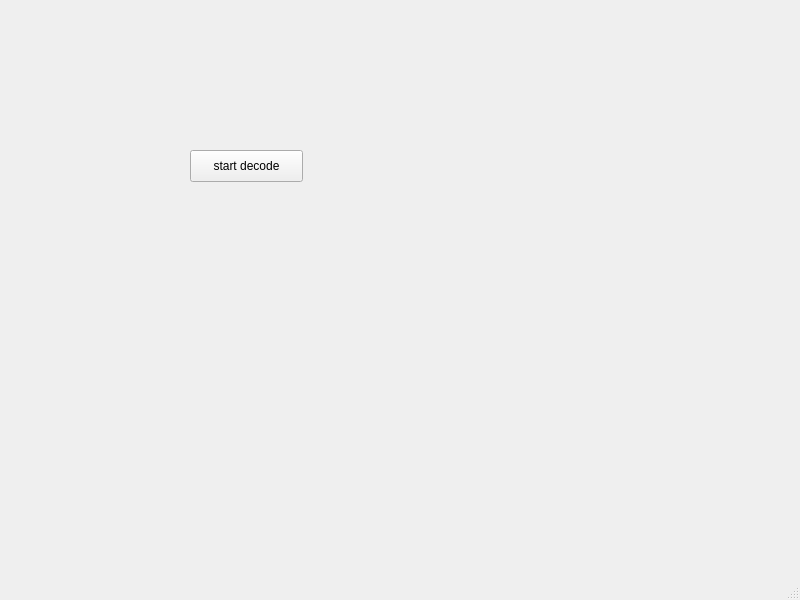
<?xml version="1.0" encoding="UTF-8"?>
<ui version="4.0">
 <class>MainWindow</class>
 <widget class="QMainWindow" name="MainWindow">
  <property name="geometry">
   <rect>
    <x>0</x>
    <y>0</y>
    <width>800</width>
    <height>600</height>
   </rect>
  </property>
  <property name="windowTitle">
   <string>MainWindow</string>
  </property>
  <widget class="QWidget" name="centralwidget">
   <widget class="QPushButton" name="audioButton">
    <property name="geometry">
     <rect>
      <x>190</x>
      <y>150</y>
      <width>113</width>
      <height>32</height>
     </rect>
    </property>
    <property name="text">
     <string>start decode</string>
    </property>
   </widget>
  </widget>
  <widget class="QMenuBar" name="menubar">
   <property name="geometry">
    <rect>
     <x>0</x>
     <y>0</y>
     <width>800</width>
     <height>24</height>
    </rect>
   </property>
  </widget>
  <widget class="QStatusBar" name="statusbar"/>
 </widget>
 <resources/>
 <connections/>
</ui>
